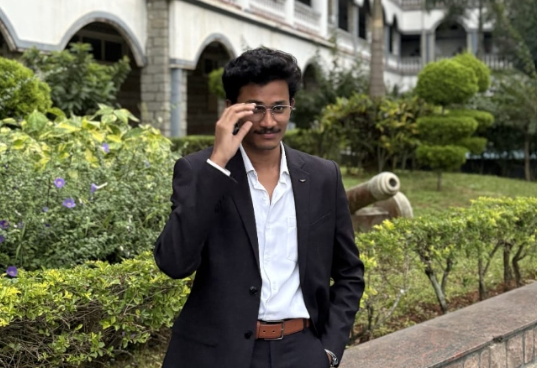
#> input picture portrait.jpg, 537 x 368 px
$ python generate_profile.py
#> lines starting #> are read from the running program, lines starting #| are printed output that depends on the picture; after the words box and inside, x2 and y2 are one past the last pixel; in counts of white or black regions, pixels touching at a corner belong together
import os
import sys
import numpy as np
import scipy.ndimage as ndimage
from scipy.spatial.distance import cdist
from scipy.optimize import linear_sum_assignment
from PIL import Image, ImageEnhance, ImageOps, ImageFilter
import random
import math

np.random.seed(42)
random.seed(42)

def process_image(img_path, target_size=(300, 340)):
    print(f"Loading {img_path}...")
    img = Image.open(img_path).convert("RGB")

    w, h = img.size
    target_aspect = target_size[0] / target_size[1]
    img_aspect = w / h

    if img_aspect > target_aspect:
        new_w = int(h * target_aspect)
        offset = (w - new_w) // 2
        img = img.crop((offset, 0, offset + new_w, h))
    else:
        new_h = int(w / target_aspect)
        offset = (h - new_h) // 2
        top_offset = int(offset * 0.2)
        img = img.crop((0, top_offset, w, top_offset + new_h))

    img = img.resize(target_size, Image.Resampling.LANCZOS)

    img = ImageOps.autocontrast(img, cutoff=1)
    img = img.filter(ImageFilter.UnsharpMask(radius=3, percent=140))
    enhancer = ImageEnhance.Contrast(img)
    img = enhancer.enhance(1.3)

    return img

def segment_background(img):
    data = np.array(img).astype(np.float32)
    bg_pixels = np.vstack([
        data[:10, :10].reshape(-1, 3),
        data[:10, -10:].reshape(-1, 3),
        data[-10:, :10].reshape(-1, 3),
        data[-10:, -10:].reshape(-1, 3)
    ])
    bg_color = np.median(bg_pixels, axis=0)

    dists = np.linalg.norm(data - bg_color, axis=2)
    threshold = np.percentile(dists, 40)

    mask = dists > threshold
    mask = ndimage.binary_closing(mask, structure=np.ones((5,5)))
    mask = ndimage.binary_fill_holes(mask)

    labeled, num_features = ndimage.label(mask)
    if num_features > 0:
        sizes = ndimage.sum(mask, labeled, range(1, num_features + 1))
        largest = np.argmax(sizes) + 1
        mask = labeled == largest

    return mask

def floyd_steinberg_dither(img_gray, mask, invert=False):
    data = np.array(img_gray, dtype=np.float32) / 255.0
    if invert:
        data = 1.0 - data

    h, w = data.shape
    out = np.zeros_like(data)

    for y in range(h):
        x_range = range(w) if y % 2 == 0 else range(w-1, -1, -1)
        for x in x_range:
            old_val = data[y, x]
            new_val = 1.0 if old_val >= 0.5 else 0.0
            out[y, x] = new_val
            err = old_val - new_val

            if y % 2 == 0:
                if x + 1 < w: data[y, x+1] += err * 7/16
                if y + 1 < h:
                    if x > 0: data[y+1, x-1] += err * 3/16
                    data[y+1, x] += err * 5/16
                    if x + 1 < w: data[y+1, x+1] += err * 1/16
            else:
                if x > 0: data[y, x-1] += err * 7/16
                if y + 1 < h:
                    if x + 1 < w: data[y+1, x+1] += err * 3/16
                    data[y+1, x] += err * 5/16
                    if x > 0: data[y+1, x-1] += err * 1/16

    if mask is not None:
        out[~mask] = 0.0 if invert else 1.0

    points = []
    for y in range(h):
        for x in range(w):
            if out[y, x] == (1.0 if not invert else 0.0):
                points.append((x, y))

    return np.array(points)

def generate_logo_points(logo_type, count, w=300, h=340):
    points = []
    cx, cy = w/2, h/2
    scale = min(w, h) * 0.3

    if logo_type == "ANVESHAK":
        nodes = [(cx + scale*math.cos(a), cy + scale*math.sin(a)) for a in np.linspace(0, 2*math.pi, 6, endpoint=False)]
        nodes.append((cx, cy))
        for _ in range(count):
            n1, n2 = random.sample(nodes, 2)
            t = random.random()
            points.append((n1[0]*t + n2[0]*(1-t) + random.gauss(0,2), n1[1]*t + n2[1]*(1-t) + random.gauss(0,2)))
    else:
        for _ in range(count):
            if random.random() < 0.5:
                t = random.random()
                x = cx - scale + 2*scale*t
                y = cy - scale + scale*abs(t-0.5)*2
            else:
                x = cx - scale*0.8 + 1.6*scale*random.random()
                y = cy + scale * random.random()
            points.append((x + random.gauss(0,1), y + random.gauss(0,1)))

    return np.array(points)

def build_path(points):
    """Converts a numpy array of points to an SVG path string."""
    # Round to integers to keep SVG small
    pts = np.round(points).astype(int)
    return " ".join([f"M{p[0]},{p[1]}h1" for p in pts])

def generate_animated_svg(points, dark_mode=True):
    palette = {
        'portrait': '#A78BFA' if dark_mode else '#7C3AED',
        'chrome': '#22D3EE' if dark_mode else '#0891B2',
        'accent': '#10B981',
        'bg': '#0A101F' if dark_mode else '#FFFFFF',
        'text': '#94A3B8' if dark_mode else '#475569',
        'text_bright': '#F8FAFC' if dark_mode else '#0F172A'
    }

    # 1. Math for Animation
    # Logo points calculation (Travellers)
    num_travellers = 900
    if len(points) < num_travellers:
        num_travellers = len(points)

    logo1 = generate_logo_points("ANVESHAK", num_travellers)
    logo2 = generate_logo_points("CampusConnect", num_travellers)

    # Randomly select a subset of the portrait points to become travellers
    idx = np.random.choice(len(points), num_travellers, replace=False)
    portrait_travellers = points[idx]

    # Optimal transport: Map Portrait -> Logo1 -> Logo2
    print("Computing optimal transport for morphing...")
    # Map portrait -> logo1
    dist_matrix = cdist(portrait_travellers, logo1)
    row_ind, col_ind = linear_sum_assignment(dist_matrix)
    logo1_mapped = logo1[col_ind]

    # Map logo1 -> logo2
    dist_matrix = cdist(logo1_mapped, logo2)
    row_ind, col_ind = linear_sum_assignment(dist_matrix)
    logo2_mapped = logo2[col_ind]

    traveller_d_portrait = build_path(portrait_travellers)
    traveller_d_logo1 = build_path(logo1_mapped)
    traveller_d_logo2 = build_path(logo2_mapped)

    # 2. Math for Drift Bands (Portrait)
    # The portrait layer dissolves while fading out
    num_bands = 94
    # Assign each point to a band using its Y position + random noise
    noise = np.random.normal(0, 4, len(points))
    y_coords = points[:, 1] + noise
    band_indices = np.floor((y_coords / 340.0) * num_bands).astype(int)
    band_indices = np.clip(band_indices, 0, num_bands - 1)

    logo_centroid = np.mean(logo1, axis=0)

    # 3. Intro Layer
    # 60 interleaved random groups fade in over 2s
    num_intro_groups = 60
    intro_indices = np.random.randint(0, num_intro_groups, size=len(points))

    svg = f'<svg xmlns="http://www.w3.org/2000/svg" viewBox="0 0 1180 610" width="1180" height="610">\n'
    svg += f'    <rect width="1180" height="610" rx="10" fill="{palette["bg"]}" />\n'
    svg += f'    <rect x="0" y="0" width="1180" height="40" rx="10" fill="{palette["bg"]}" />\n'
    svg += '    <circle cx="20" cy="20" r="6" fill="#EF4444" />\n'
    svg += '    <circle cx="40" cy="20" r="6" fill="#F59E0B" />\n'
    svg += '    <circle cx="60" cy="20" r="6" fill="#10B981" />\n'
    svg += f'    <text x="590" y="25" fill="{palette["text"]}" font-family="monospace" font-size="14" text-anchor="middle">profile.sh --live</text>\n'
    svg += f'    <rect x="40" y="70" width="400" height="500" fill="none" stroke="{palette["chrome"]}" stroke-width="1" rx="4" />\n'
    svg += f'    <text x="50" y="90" fill="{palette["chrome"]}" font-family="monospace" font-size="12">VISUAL.MAP</text>\n'

    svg += '    <g transform="translate(90, 140)">\n'

    # --- ANIMATION TIMINGS (14.2s total) ---
    # 0s - 3.0s: Portrait holds
    # 3.0s - 4.3s: Transition to Logo 1
    # 4.3s - 6.3s: Logo 1 holds
    # 6.3s - 7.6s: Transition to Logo 2
    # 7.6s - 9.6s: Logo 2 holds
    # 9.6s - 10.9s: Transition to Portrait
    # 10.9s - 14.2s: Portrait holds (end of loop)
    dur = 14.2

    # Intro Layer
    svg += '        <!-- INTRO LAYER -->\n'
    for i in range(num_intro_groups):
        pts = points[intro_indices == i]
        if len(pts) == 0: continue
        path = build_path(pts)
        fade_dur = 1.0 + random.random() * 1.0 # fade over 1-2s
        svg += f'        <path d="{path}" stroke="{palette["portrait"]}" stroke-width="1" shape-rendering="crispEdges" opacity="0">\n'
        svg += f'            <animate attributeName="opacity" values="0;1" dur="{fade_dur}s" fill="freeze" />\n'
        svg += '        </path>\n'

    # Animated Loop Layer (Drift Bands)
    svg += '        <!-- DRIFT BANDS -->\n'
    for i in range(num_bands):
        pts = points[band_indices == i]
        if len(pts) == 0: continue

        # Calculate centroid of this band
        band_centroid = np.mean(pts, axis=0)
        # Translation vector (42% toward logo centroid)
        dx = (logo_centroid[0] - band_centroid[0]) * 0.42
        dy = (logo_centroid[1] - band_centroid[1]) * 0.42

        path = build_path(pts)

        # SMIL values
        opac_vals = "1; 1; 0; 0; 0; 0; 0; 1; 1"
        trans_vals = f"0,0; 0,0; {dx},{dy}; {dx},{dy}; {dx},{dy}; {dx},{dy}; {dx},{dy}; 0,0; 0,0"
        key_times = "0; 0.211; 0.303; 0.444; 0.535; 0.676; 0.768; 0.860; 1.0"

        svg += f'        <g stroke="{palette["portrait"]}" stroke-width="1" shape-rendering="crispEdges">\n'
        svg += f'            <animateTransform attributeName="transform" type="translate" values="{trans_vals}" keyTimes="{key_times}" dur="{dur}s" repeatCount="indefinite" />\n'
        svg += f'            <animate attributeName="opacity" values="{opac_vals}" keyTimes="{key_times}" dur="{dur}s" repeatCount="indefinite" />\n'
        svg += f'            <path d="{path}" />\n'
        svg += '        </g>\n'

    # Travellers Morph
    svg += '        <!-- TRAVELLERS -->\n'
    morph_values = f"{traveller_d_portrait}; {traveller_d_portrait}; {traveller_d_logo1}; {traveller_d_logo1}; {traveller_d_logo2}; {traveller_d_logo2}; {traveller_d_portrait}; {traveller_d_portrait}; {traveller_d_portrait}"
    opac_vals = "0; 0; 1; 1; 1; 1; 1; 0; 0"
    key_times = "0; 0.211; 0.303; 0.444; 0.535; 0.676; 0.768; 0.860; 1.0"

    svg += f'        <path stroke="{palette["portrait"]}" stroke-width="1" shape-rendering="crispEdges" opacity="0">\n'
    svg += f'            <animate attributeName="d" values="{morph_values}" keyTimes="{key_times}" dur="{dur}s" repeatCount="indefinite" />\n'
    svg += f'            <animate attributeName="opacity" values="{opac_vals}" keyTimes="{key_times}" dur="{dur}s" repeatCount="indefinite" />\n'
    svg += '        </path>\n'

    svg += '    </g>\n'

    svg += f'    <text x="480" y="90" fill="{palette["chrome"]}" font-family="monospace" font-size="13">SYSTEM.INFO</text>\n'
    svg += f'    <rect x="980" y="78" width="150" height="20" rx="10" fill="{palette["chrome"]}" opacity="0.2" />\n'
    svg += f'    <text x="1055" y="92" fill="{palette["chrome"]}" font-family="monospace" font-size="12" text-anchor="middle">@D-Harsha-vardhan</text>\n'
    svg += '    <circle cx="1145" cy="88" r="4" fill="#EF4444">\n'
    svg += '        <animate attributeName="opacity" values="1;0;1" dur="2s" repeatCount="indefinite" />\n'
    svg += '    </circle>\n'

    rows = [
        ("Subject", "Damarasinghu Harshavardhan"),
        ("Role", "AI/ML & Full-Stack Developer"),
        ("Origin", "India"),
        ("Education", "Computer Science Engineering (Student)"),
        ("ToolChain", "GitHub, local dev, NVIDIA AI infra, Databricks"),
        ("Core.Lang", "Python, JavaScript, HTML, CSS, SQL"),
        ("Core.Frontend", "HTML, CSS, JavaScript"),
        ("Core.Backend", "Node.js, REST APIs, Python AI/ML"),
        ("Core.Database", "SQLite, Databricks"),
        ("Grid.Mail", "harsha98908@gmail.com"),
        ("Grid.LinkedIn", "linkedin.com/in/damarasinghu-harsha-vardhan-16371232b")
    ]

    y_pos = 140
    for label, value in rows:
        svg += f'    <text x="480" y="{y_pos}" fill="{palette["text"]}" font-family="monospace" font-size="14" textLength="100" lengthAdjust="spacingAndGlyphs">{label}</text>\n'
        dots = '.' * max(5, 75 - len(label) - len(value))
        svg += f'    <text x="590" y="{y_pos}" fill="{palette["text"]}" font-family="monospace" font-size="14">{dots}</text>\n'
        svg += f'    <text x="1140" y="{y_pos}" fill="{palette["text_bright"]}" font-family="monospace" font-size="14" text-anchor="end">{value}</text>\n'
        y_pos += 35

    svg += '</svg>\n'
    return svg

def main():
    img_path = "portrait.jpg"
    if not os.path.exists(img_path):
        print(f"Error: {img_path} not found.")
        sys.exit(1)

    img = process_image(img_path)
    img_gray = img.convert("L")
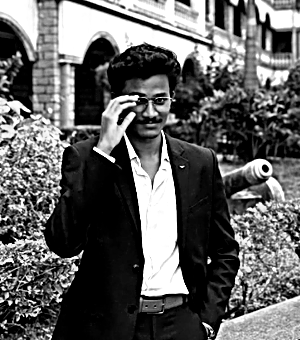
#> img_gray: PIL image 300x340 L; min 0, max 255, mean 97

    print("Segmenting background...")
    mask = segment_background(img)
#> in segment_background, `bg_pixels = np.vstack([ data[:10, :10].reshape(-1, 3), data[:10, -10:]..`: bg_pixels = 400 rows, first 8: [255, 255, 255], [255, 255, 255], [255, 255, 255], [255, 255, 255], [255, 255, 255], [255, 255, 255], [255, 255, 255], [255, 255, 255]
#> in segment_background, `bg_color = np.median(bg_pixels, axis=0)`: bg_color = [159, 151, 129.5]
#> in segment_background, `dists = np.linalg.norm(data - bg_color, axis=2)`:
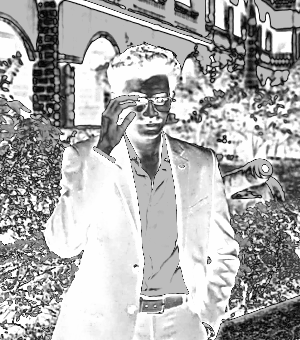
#> dists: shape (340, 300) float32; min 1.12, max 254.7, mean 172.9
#> in segment_background, `threshold = np.percentile(dists, 40)`: threshold = 170.5
#> in segment_background, `mask = dists > threshold`:
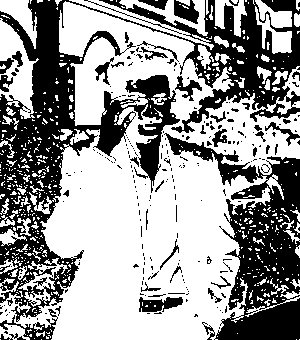
#> mask: shape (340, 300) bool; 60% white; 250 black regions (203 under 20 px), largest, box (x1, y1, x2, y2) and area: (0, 0, 300, 322) 25178, (164, 133, 300, 340) 10785, (0, 309, 58, 340) 469
#> in segment_background, `mask = ndimage.binary_closing(mask, structure=np.ones((5,5)))`: mask: shape (340, 300) bool; 73.6% white; 74 black regions, largest, box (x1, y1, x2, y2) and area: (0, 0, 300, 340) 18646, (98, 92, 124, 154) 965, (137, 137, 161, 180) 649
#> in segment_background, `mask = ndimage.binary_fill_holes(mask)`: mask: shape (340, 300) bool; 81.7% white; 1 black region, box (x1, y1, x2, y2) and area: (0, 0, 300, 340) 18646
#> in segment_background, `labeled, num_features = ndimage.label(mask)`:
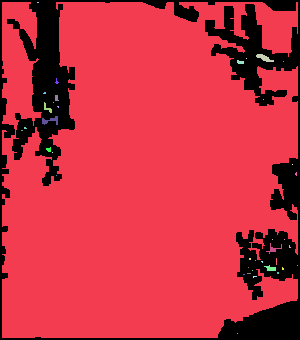
#> labeled: shape (340, 300) int32; 40 distinct labels, from 0 to 39; one colour per label, 0 black
#> in segment_background, `labeled, num_features = ndimage.label(mask)`: num_features = 39
#> in segment_background, `sizes = ndimage.sum(mask, labeled, range(1, num_features + 1))`: sizes = 39 values, max 82942 at index 0, min 1 at index 3, mean 2137.3
#> in segment_background, `largest = np.argmax(sizes) + 1`: largest = 1
#> in segment_background, `mask = labeled == largest`: mask: shape (340, 300) bool; 81.3% white; 1 black region, box (x1, y1, x2, y2) and area: (0, 0, 300, 340) 19058

    print("Dithering (Dark Mode)...")
    dark_points = floyd_steinberg_dither(img_gray, mask, invert=True)
#> after the loop in floyd_steinberg_dither, `for y in range(h):`: out: shape (340, 300) float32; values 0 (black) and 1 (white), 62% white; 2056 black regions (2015 under 20 px), largest, box (x1, y1, x2, y2) and area: (0, 0, 300, 297) 25370, (214, 153, 300, 340) 6484, (0, 223, 84, 303) 1301
#> in floyd_steinberg_dither, `out[~mask] = 0.0 if invert else 1.0`:
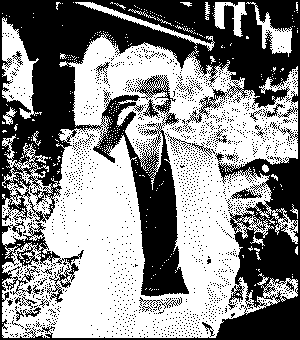
#> out: shape (340, 300) float32; values 0 (black) and 1 (white), 54.5% white; 1900 black regions (1875 under 20 px), largest, box (x1, y1, x2, y2) and area: (0, 0, 300, 340) 42450, (231, 188, 262, 199) 151, (139, 297, 182, 309) 114
#> dark_points = 46409 pairs, first value 0 to 299, second value 0 to 339

    print("Dithering (Light Mode)...")
    light_points = floyd_steinberg_dither(img_gray, None, invert=False)
#> call 2 of floyd_steinberg_dither, with invert = False
#> after the loop in floyd_steinberg_dither (call 2), `for y in range(h):`:
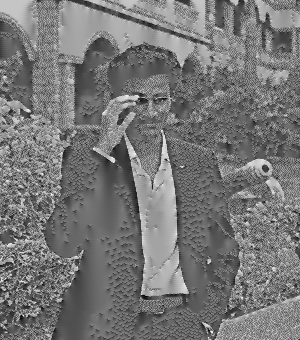
#> data: shape (340, 300) float32; min -0.378, max 1.4, mean 0.454; drawn with min black and max white
#> light_points = 38759 pairs, first value 0 to 299, second value 0 to 339

    print(f"Dark mode points: {len(dark_points)}")
#| Dark mode points: 46409
    print(f"Light mode points: {len(light_points)}")
#| Light mode points: 38759

    with open("dark.svg", "w", encoding="utf-8") as f:
        f.write(generate_animated_svg(dark_points, dark_mode=True))
#> in generate_animated_svg, `idx = np.random.choice(len(points), num_travellers, replace=False)`: idx = 900 values, max 46350 at index 81, min 216 at index 736, mean 23976.8
#> in generate_animated_svg, `portrait_travellers = points[idx]`: portrait_travellers = 900 pairs, first value 0 to 299, second value 0 to 339
#> in generate_animated_svg, `row_ind, col_ind = linear_sum_assignment(dist_matrix)`: row_ind = 900 values from 0 to 899; col_ind = 900 values, max 899 at index 706, min 0 at index 546, mean 449.5
#> in generate_animated_svg, `logo1_mapped = logo1[col_ind]`: logo1_mapped = 900 pairs, first value 57.34 to 242.7, second value 87.28 to 252.2
#> in generate_animated_svg, `row_ind, col_ind = linear_sum_assignment(dist_matrix)`: col_ind = 900 values, max 899 at index 568, min 0 at index 17, mean 449.5
#> in generate_animated_svg, `logo2_mapped = logo2[col_ind]`: logo2_mapped = 900 pairs, first value 59.5 to 239.5, second value 79.58 to 260.4
#> in build_path, `pts = np.round(points).astype(int)`: pts has the same summary as portrait_travellers in generate_animated_svg
#> the loop in generate_animated_svg, `for i in range(num_bands):` made 94 passes
#> (band_centroid, dx, dy) on passes 1 to 12: ([146, 2.99], 1.3, 69.95), ([143, 6.11], 2.57, 68.64), ([147.7, 9.18], 0.587, 67.35), ([140.6, 12.56], 3.58, 65.93), ([141.3, 16.35], 3.29, 64.33), ([144.9, 20.03], 1.78, 62.79), ([140.1, 23.37], 3.81, 61.39), ([140.6, 26.79], 3.57, 59.95), ([140.9, 30.74], 3.47, 58.29), ([147.8, 34.47], 0.558, 56.73), ([144.7, 37.64], 1.86, 55.39), ([148.7, 41.5], 0.187, 53.77)
#> after the loop in generate_animated_svg, `for label, value in rows:`: y_pos = 525

    with open("light.svg", "w", encoding="utf-8") as f:
        f.write(generate_animated_svg(light_points, dark_mode=False))
#> call 2 of generate_animated_svg, with points = array of shape (38759, 2), dark_mode = False
#> in generate_animated_svg (call 2), `idx = np.random.choice(len(points), num_travellers, replace=False)`: idx = 900 values, max 38757 at index 289, min 11 at index 318, mean 19355.4
#> in generate_animated_svg (call 2), `row_ind, col_ind = linear_sum_assignment(dist_matrix)`: col_ind = 900 values, max 899 at index 605, min 0 at index 697, mean 449.5
#> in generate_animated_svg (call 2), `logo1_mapped = logo1[col_ind]`: logo1_mapped = 900 pairs, first value 58.72 to 242.6, second value 89.06 to 252.9
#> in generate_animated_svg (call 2), `dist_matrix = cdist(logo1_mapped, logo2)`:
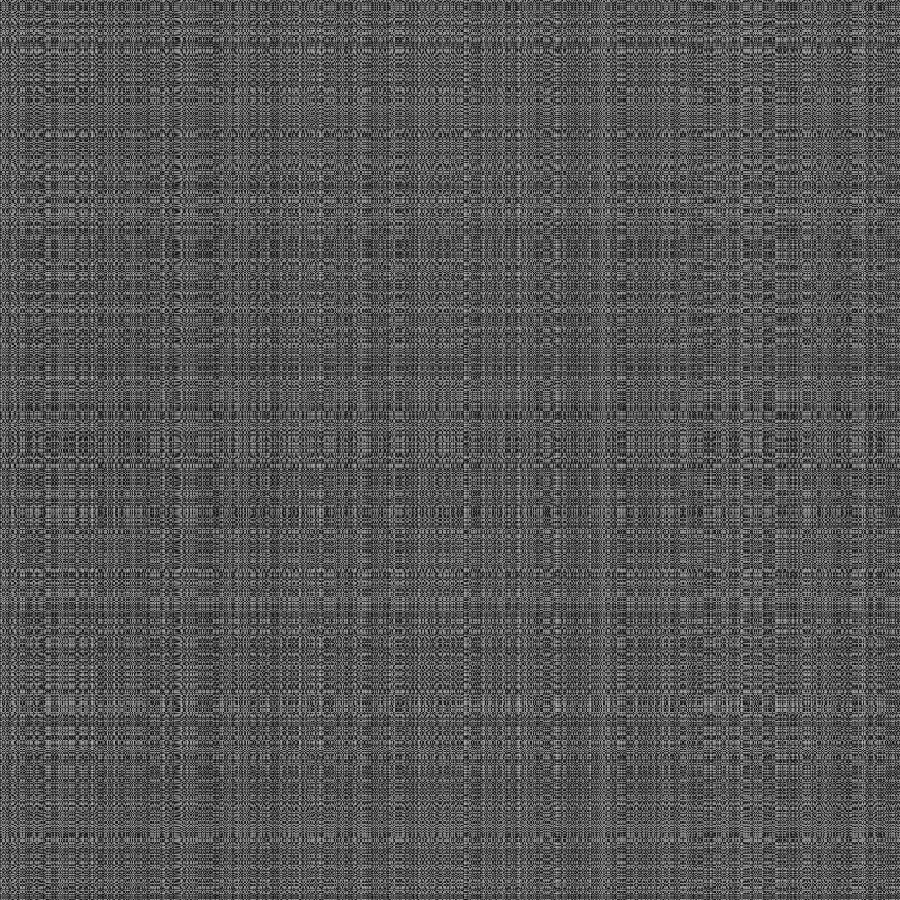
#> dist_matrix: shape (900, 900) float64; min 0.0853, max 203.2, mean 86.5
#> in generate_animated_svg (call 2), `row_ind, col_ind = linear_sum_assignment(dist_matrix)`: col_ind = 900 values, max 899 at index 209, min 0 at index 792, mean 449.5
#> in generate_animated_svg (call 2), `logo2_mapped = logo2[col_ind]`: logo2_mapped = 900 pairs, first value 58.37 to 240.6, second value 78.51 to 260.7
#> the loop in generate_animated_svg (call 2), `for i in range(num_bands):` made 94 passes
#> (band_centroid, dx, dy) on passes 1 to 12: ([135.3, 3.28], 6.92, 69.66), ([137.8, 6.13], 5.87, 68.47), ([141.9, 9.52], 4.13, 67.04), ([138.2, 12.97], 5.71, 65.59), ([135.9, 16.14], 6.64, 64.27), ([144.6, 19.82], 3.01, 62.72), ([142.5, 23.47], 3.87, 61.19), ([142.7, 26.69], 3.79, 59.83), ([144.1, 30.66], 3.2, 58.17), ([137.1, 34.36], 6.14, 56.61), ([142.1, 37.91], 4.06, 55.12), ([152.8, 41.26], -0.452, 53.71)
#> after the loop in generate_animated_svg (call 2), `for label, value in rows:`: y_pos = 525

    print("Generated animated dark.svg and light.svg")

if __name__ == "__main__":
    main()
